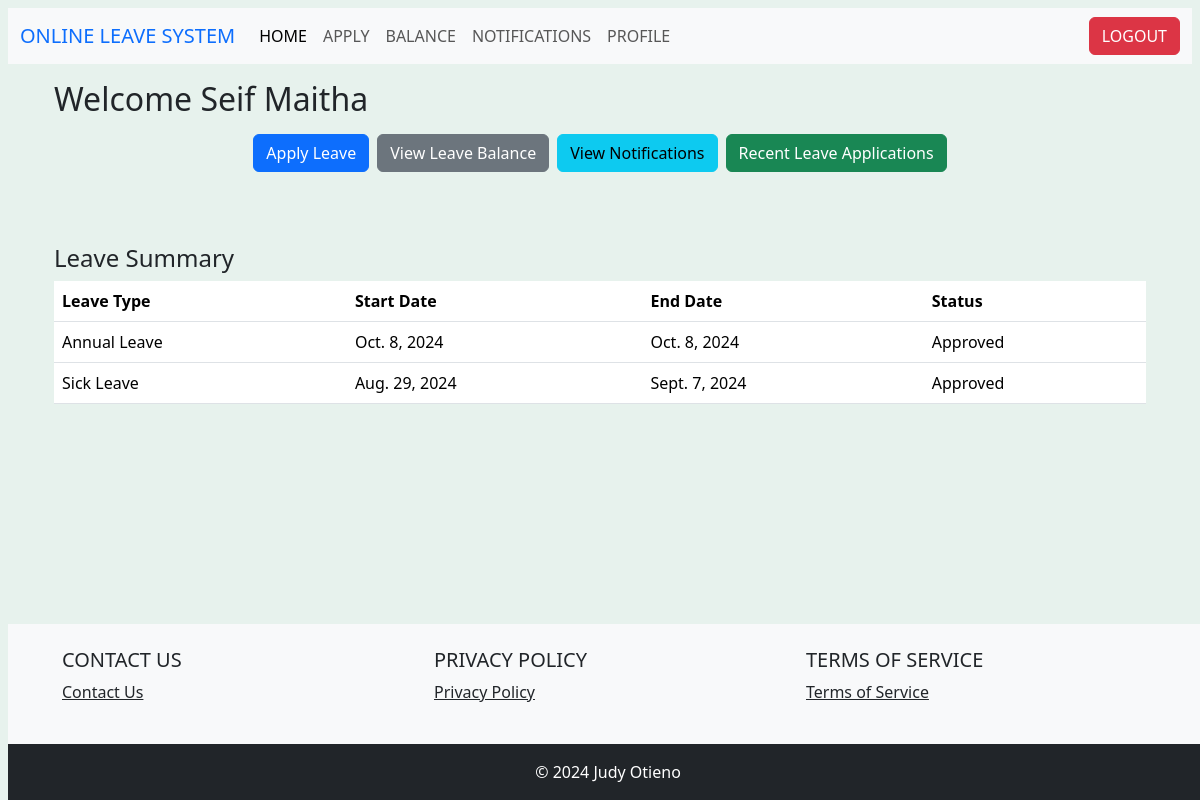
The page / (signed in) on the database its author committed.
### users/models.py (models this page shows, shortened)
class LeaveApplication(models.Model):
    user = models.ForeignKey(settings.AUTH_USER_MODEL, on_delete=models.CASCADE)
    leave_type = models.ForeignKey(LeaveType, on_delete=models.CASCADE)
    start_date = models.DateField()
    end_date = models.DateField()
    message = models.TextField(default='')
    status = models.CharField(max_length=50, default='Pending')

class LeaveType(models.Model):
    name = models.CharField(max_length=50)
    def __str__(self):
        return self.name

### users/views.py (the view)
# urls.py: 2. Add a URL to urlpatterns:  path('', views.home, name='home')
@login_required
def home(request):
    leave_applications = LeaveApplication.objects.filter(user=request.user).order_by('-start_date')
    return render(request, 'users/home.html', {
        'user': request.user,
        'leave_applications': leave_applications
    })

### users/templates/users/home.html (shortened to what this page needs)
{% extends "users/base.html" %}
{% block content %}
<div class="container">
    <div class="row">
        <div class="col-md-12">
            <h2 class="text-left mt-3">Welcome {{ user.first_name }} {{ user.last_name }}</h2>
            <div class="d-flex justify-content-center mt-3">
                <a href="{% url 'apply' %}" class="btn btn-primary me-2">Apply Leave</a>
                <a href="{% url 'balance' %}" class="btn btn-secondary me-2">View Leave Balance</a>
                <a href="{% url 'notifications' %}" class="btn btn-info me-2">View Notifications</a>
                <a href="/" class="btn btn-success">Recent Leave Applications</a>
            </div>
        </div>
    </div>
    <div class="row mt-4 mt-6">
        <div class="col-md-12">
            <h4 class="mt-5">Leave Summary</h4>
            <table class="table">
                <thead>
                    <tr>
                        <th>Leave Type</th>
                        <th>Start Date</th>
                        <th>End Date</th>
                        <th>Status</th>
                    </tr>
                </thead>
                <tbody>
                    {% for leave_application in leave_applications %}
                        <tr>
                            <td>{{ leave_application.leave_type }}</td>
                            <td>{{ leave_application.start_date }}</td>
                            <td>{{ leave_application.end_date }}</td>
                            <td>{{ leave_application.status }}</td>
                        </tr>
                    {% empty %}
                        <tr>
                            <td colspan="4" class="text-center">No leave applications found.</td>
                        </tr>
                    {% endfor %}
                </tbody>
            </table>
        </div>
    </div>
</div>
{% endblock %}

### rows shown on the page
LeaveApplication: leave_type "Annual Leave", start_date "Oct. 8, 2024", end_date "Oct. 8, 2024", status "Approved"
LeaveApplication: leave_type "Sick Leave", start_date "Aug. 29, 2024", end_date "Sept. 7, 2024", status "Approved"

### other values the page prints
{{ user.first_name }} "Seif"
{{ user.last_name }} "Maitha"
